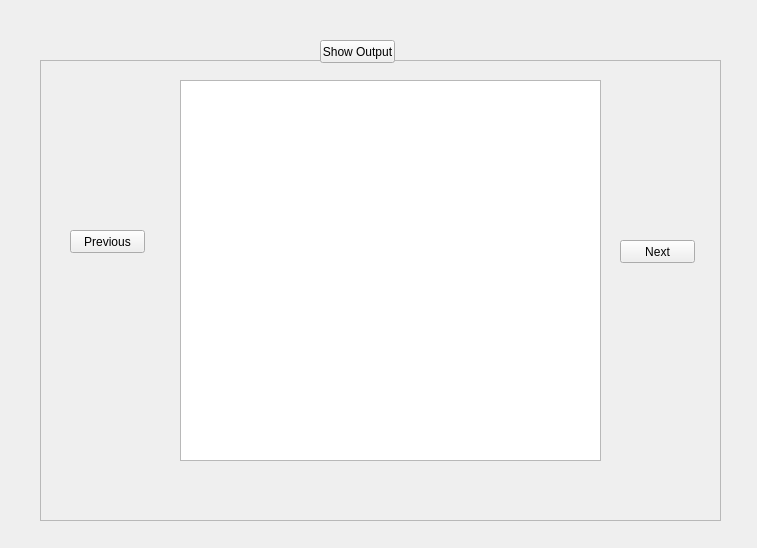
<?xml version="1.0" encoding="UTF-8"?>
<ui version="4.0">
 <class>Form</class>
 <widget class="QWidget" name="Form">
  <property name="geometry">
   <rect>
    <x>0</x>
    <y>0</y>
    <width>757</width>
    <height>548</height>
   </rect>
  </property>
  <property name="windowTitle">
   <string>Form</string>
  </property>
  <widget class="QFrame" name="frame">
   <property name="geometry">
    <rect>
     <x>40</x>
     <y>60</y>
     <width>681</width>
     <height>461</height>
    </rect>
   </property>
   <property name="frameShape">
    <enum>QFrame::StyledPanel</enum>
   </property>
   <property name="frameShadow">
    <enum>QFrame::Raised</enum>
   </property>
   <widget class="QTextEdit" name="textEdit">
    <property name="geometry">
     <rect>
      <x>140</x>
      <y>20</y>
      <width>421</width>
      <height>381</height>
     </rect>
    </property>
   </widget>
   <widget class="QPushButton" name="pushButton">
    <property name="geometry">
     <rect>
      <x>30</x>
      <y>170</y>
      <width>75</width>
      <height>23</height>
     </rect>
    </property>
    <property name="text">
     <string>Previous</string>
    </property>
   </widget>
   <widget class="QPushButton" name="pushButton_2">
    <property name="geometry">
     <rect>
      <x>580</x>
      <y>180</y>
      <width>75</width>
      <height>23</height>
     </rect>
    </property>
    <property name="text">
     <string>Next</string>
    </property>
   </widget>
  </widget>
  <widget class="QPushButton" name="pushButton_3">
   <property name="geometry">
    <rect>
     <x>320</x>
     <y>40</y>
     <width>75</width>
     <height>23</height>
    </rect>
   </property>
   <property name="text">
    <string>Show Output</string>
   </property>
  </widget>
 </widget>
 <resources/>
 <connections/>
</ui>
